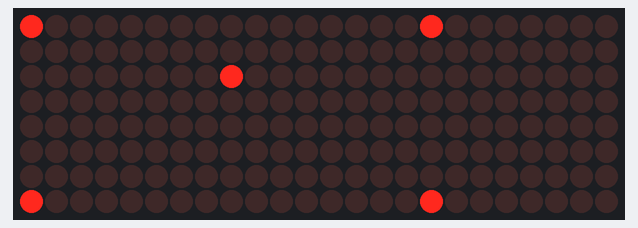
This sketch was run on a simulated ESP8266 (NodeMCU). Parts: 24×8 LED matrix. Wiring (inferred from the names in the program): 3 × MAX7219 LED driver (orientation assumed): CS D8. Random numbers use the default seed unless the sketch sets one.

Above: at 0.1 s.
At 64.3 s:
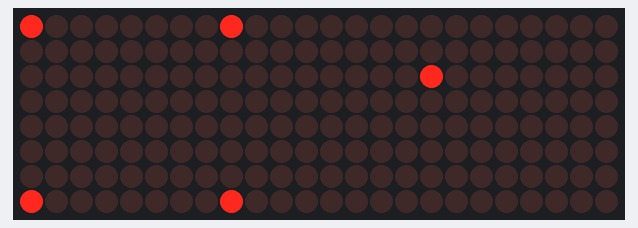
At 128.6 s:
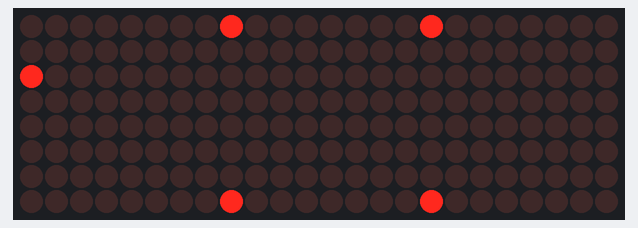

Measured:
- what the display in image 1 shows lasts 1.0 s, from 64.3 s to 65.3 s

The sketch:

matrixWorking.ino
```cpp
/******************************************************************************
** TEXT SCROLL SAMPLE FOR ALTAIRIS ESP8266-FC16 LIBRARY
**
** This sample will scroll text on the display. Available characters are
** defined in FC16_Font.h. In addition to the ASCII table, the following glyphs
** are defined (inspired by CP437, but not fully compatible):
** \x01 :-)
** \x02 :-(
** \x03 heart
** \x04 diamond
** \x05 club
** \x06 spade
** \x07 bullet
** \x08 empty bullet
** \x09 big bullet
** \x0A big bullet inverse
** \x0B checkbox empty
** \x0C checkbox cross
** \x0D checkbox check
** \x0E checkbox full
** \x0F sunny
** \x10 triangle right
** \x11 triangle left
** \x18 arrow up
** \x19 arrow down
** \x1A arrow right
** \x1B arrow left
** \x7F full-width space (8 pixels)
**
** Hardware setup (ESP8266 <-> FC16):
** 5V <-> VCC, GND <-> GND, D7 <-> DIN, D8 <-> CS, D5 <-> CLK
******************************************************************************/

#include <FC16.h>

const int csPin = D8;			// CS pin used to connect FC16
const int displayCount = 3;		// Number of displays; usually 4 or 8
const int scrollDelay = 1000;		// Scrolling speed - pause in ms
const int cantMatriz =3;
const int cantColumna =8;
int numeroColumna[3][8];

FC16 display = FC16(csPin, displayCount);

void setup() {
	display.begin();			// turn on display
	display.setIntensity(8);	// set medium brightness
	display.clearDisplay();		// turn all LED off
  int auxiliar=0;
  for(int i=0;i<3;i++){
    for (int j=0;j<8;j++){
      numeroColumna[i][j]=auxiliar;
      auxiliar++;
    }
  }
}

void loop() {

  randomSeed(millis());
  int numAleatorio = random(3);


  if(numAleatorio==0){
    displayTick(0);
    displayCross(1);
    displayCross(2);
  } else if(numAleatorio==1){
    displayCross(0);
    displayTick(1);
    displayCross(2);
  } else if(numAleatorio==2){
    displayCross(0);
    displayCross(1);
    displayTick(2);
  }


  delay(scrollDelay);
}

void displayTick(int pos){

  display.setColumn(numeroColumna[pos][0],0x60);
  display.setColumn(numeroColumna[pos][1],0x30);
  display.setColumn(numeroColumna[pos][2],0x18);
  display.setColumn(numeroColumna[pos][3],0x0C);
  display.setColumn(numeroColumna[pos][4],0x06);
  display.setColumn(numeroColumna[pos][5],0x03);
  display.setColumn(numeroColumna[pos][6],0x06);
  display.setColumn(numeroColumna[pos][7],0x0C);

  display.update();
}

void displayCross(int pos){

  display.setColumn(numeroColumna[pos][0],0x81);
  display.setColumn(numeroColumna[pos][1],0x42);
  display.setColumn(numeroColumna[pos][2],0x24);
  display.setColumn(numeroColumna[pos][3],0x18);
  display.setColumn(numeroColumna[pos][4],0x18);
  display.setColumn(numeroColumna[pos][5],0x24);
  display.setColumn(numeroColumna[pos][6],0x42);
  display.setColumn(numeroColumna[pos][7],0x81);


  display.update();
}
```
